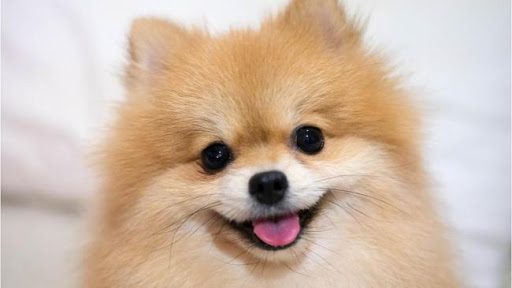
#> input picture python_study/Study/openCV_dog.jpg, 512 x 288 px, found by its file name
$ python openCV_study.py
#> lines starting #> are read from the running program, lines starting #| are printed output that depends on the picture
#영상 처리와 컴퓨터 비전을 위한 오픈소스 라이브러리, openCV 는 BGR을 따른다.
import cv2
import numpy as np

img_basic = cv2.imread('C:/Users/LEEMINJUN/python_study/Study/openCV_dog.jpg', cv2.IMREAD_COLOR) # 이미지를 읽는다. Color
#> img_basic is the input picture: shape (288, 512, 3); mean B, G, R 169.2, 185.8, 206.5
cv2.imshow('Image Basic', img_basic) # 이미지를 보여준다. Image Basic은 이름
cv2.waitKey(0) # 바로종료되지않고 키 값을 입력받고 종료
cv2.imwrite('C:/Users/LEEMINJUN/python_study/Study/openCV_result1.png', img_basic)  # 저장, 경로르 절대경로로 설정가능

cv2.destroyAllWindows() # 윈도우 창들을 끄게 한다.

img_gray = cv2.cvtColor(img_basic, cv2.COLOR_BGR2GRAY) # 2는 to의 의미, 컬러였던 사진을 흑백으로 바꿔서 저장
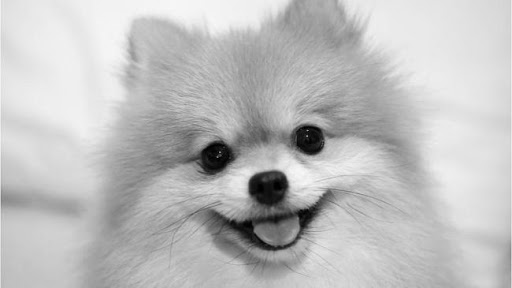
#> img_gray: shape (288, 512); min 0, max 249, mean 190.1
cv2.imshow('Image Gray', img_gray) # 흑백 으로 바꾼 사진을 출력
cv2.waitKey(0) # 바로종료되지않고 키 값을 입력받고 종료
cv2.imwrite('C:/Users/LEEMINJUN/python_study/Study/openCV_result2.png', img_gray)  # 저장

#filtering
b_filter_i =  cv2.imread('C:/Users/LEEMINJUN/python_study/Study/openCV_result2.png',cv2.IMREAD_GRAYSCALE)
cv2.imshow('B_filter_i', b_filter_i)
cv2.waitKey(0)

# basic필터, 흐릿하게함,
# 4*4 1/16의 값을 가지고 필터를 씌운뒤 평균값을 해당픽셀에 적용
# 필터를 수동으로 만듬
size = 4 # size가 커지면 블러효과가 커진다
kernel = np.ones((size,size),np.float32) / (size ** 2)
print(kernel)

a_filter_i = cv2.filter2D(b_filter_i,-1,kernel) # 수동으로 만든 필터를 장착
cv2.imshow('A_filter_i',a_filter_i)
cv2.waitKey(0)


a_filter_i2 = cv2.blur(b_filter_i,(4,4)) #blur함수로 위의 필터를 자동으로 만들어준다. 블러링
cv2.imshow('A_filter_i2', a_filter_i2)
cv2.waitKey(0)


a_filter_i3 = cv2.GaussianBlur(b_filter_i,(5,5),0) # 가우시안블러, 크기가 홀수여야한다, 값커지면 블러효과 커짐
cv2.imshow('A_filter_i3',a_filter_i3)
cv2.waitKey(0)
